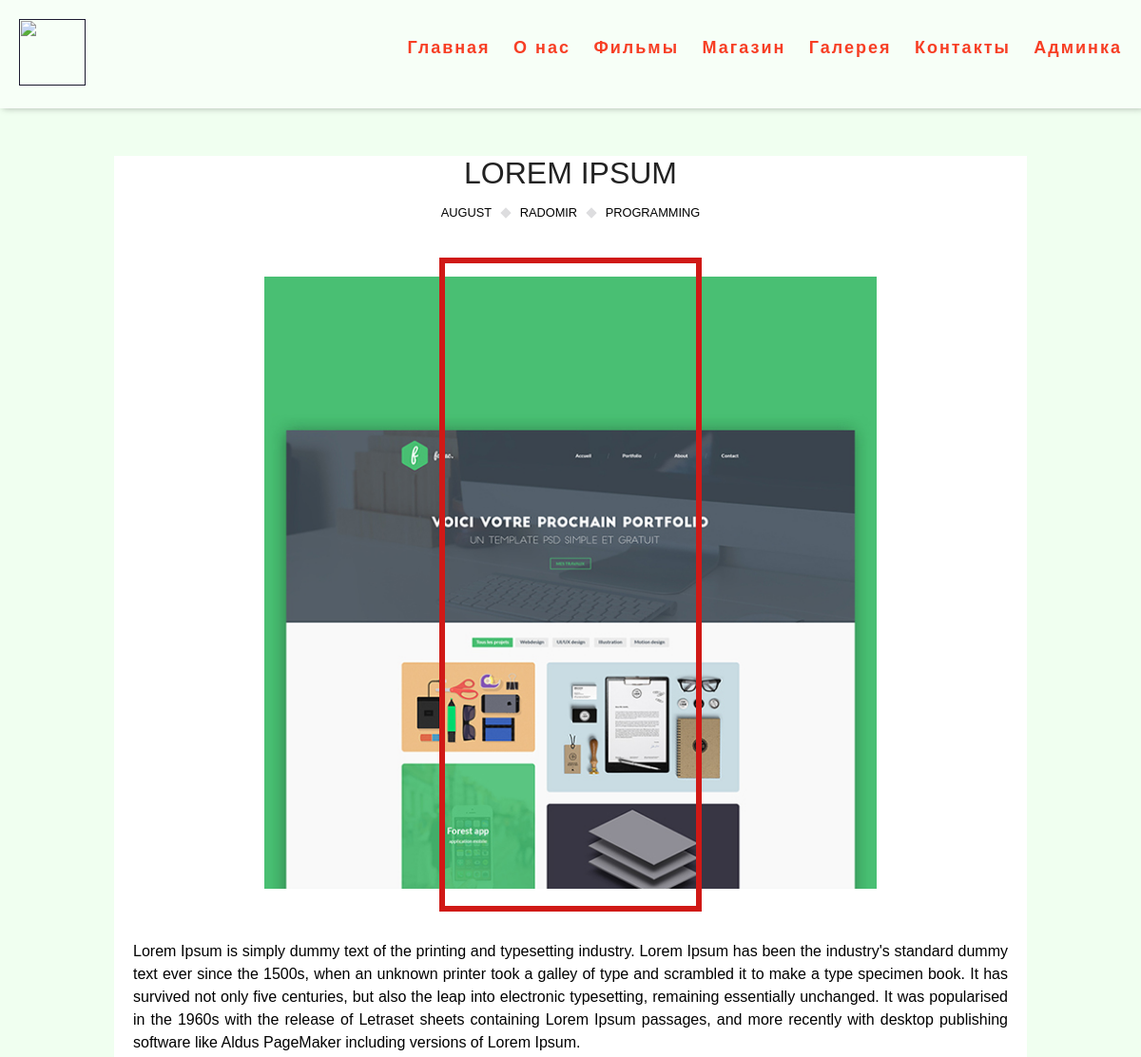
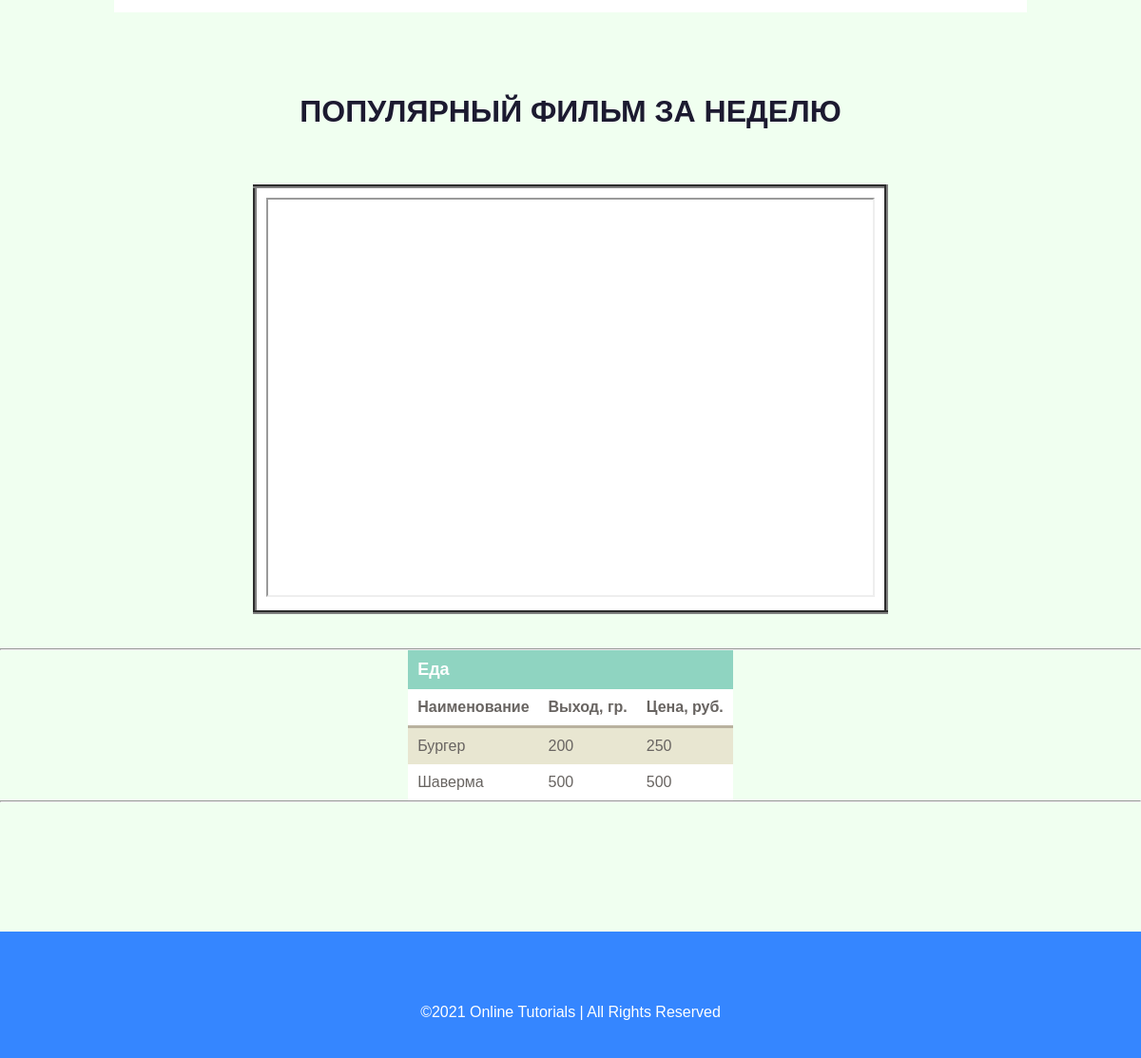
The page / on the database its author committed (2 pictures, top to bottom).
### blog/models.py (models this page shows, shortened)
class Poster(models.Model):
    title = models.CharField(max_length=100)
    month = models.CharField(max_length=20)
    name = models.CharField(max_length=20)
    education = models.CharField(max_length=20)
    image = models.ImageField(upload_to='')
    description = models.TextField()

class Film(models.Model):
    url_film = models.URLField(null=True)

class Food(models.Model):
    title_food = models.CharField(max_length=60)
    gram_food = models.IntegerField()
    cost_food = models.IntegerField()

### blog/views.py (the view)
# urls.py: path('', views.blog_view, name='home'),
def blog_view(request):
    film = models.Film.objects.all()
    post = models.Poster.objects.all()
    food = models.Food.objects.all()
    context = {
        'film': film,
        'post': post,
        'food': food
    }
    return render(request, 'index.html', context)

### templates/index.html
{% include 'header.html' %}
{% for i in post %}
<div class="container">
    <div class="post">
        <div class="post-header">
            <h1>{{i.title}}</h1>
            <div class="post-meta">
                <time datetime="2019-04-01">{{i.month}}</time>
                <span class="author">{{i.name}}</span>
                <span class="category">{{i.education}}</span>
            </div>
        </div>
        <div class="post-image">
            <img src="{{i.image.url}}">
        </div>
        <div class="post-content">
            <p>
                {{i.description}}
            </p>
        </div>
    </div>
</div>
{% endfor %}
<br><br>
<center>
	<h1>Популярный фильм за неделю</h1>
	<br>
    {% for j in film %}
	<table border="4" class="tablebg">
	<tr><td><iframe src="{{j.url_film}}" width="640" height="420">
			</iframe></td></tr>
	</table>
    {% endfor %}
</center>
<br><br>
<center>
<table>
  <caption>
    Еда
  </caption>
  <tr>
    <th>Наименование</th>
    <th>Выход, гр.</th>
    <th>Цена, руб.</th>
  </tr>
    {% for a in food %}
  <tr>
    <td>{{a.title_food}}</td><td>{{a.gram_food}}</td>
    <td>{{a.cost_food}}</td>
  </tr>
    {% endfor %}
<hr>
</table>
</center>
<hr>
<br><br>
{% include 'footer.html' %}

### templates/header.html (shortened to what this page needs)
<!DOCTYPE html>
{% load static %}
<html>
<head>
	<link rel="stylesheet" type="text/css" href="{% static 'css/style.css' %}">
</head>
<body>
<nav class="top-menu">
  <a class="navbar-logo" href=""><img src="https://e7.pngegg.com/pngimages/101/407/png-clipart-home-theater-systems-cinema-room-logo-film-delight-text-room-thumbnail.png" width="70" height="70"></a>
  <ul class="menu-main" >
    <li><a href="/">Главная</a></li>
    <li><a href="">О нас</a></li>
    <li><a href="/films/">Фильмы</a></li>
    <li><a href="">Магазин</a></li>
    <li><a href="">Галерея</a></li>
    <li><a href="">Контакты</a></li>
      <li><a href="/admin/">Админка</a></li>
  </ul>
</nav>

### templates/footer.html (shortened to what this page needs)
<footer>
    <div class="waves">
        <div class="wave" id="wave1"></div>
    </div>
    <ul class="social">
        <li><a href="#"></a></li>
        <li><a href="#"></a></li>
        <li><a href="#"><ion-icon name="logo-linkedin"><ion-icon></a></li>
        <li><a href="#"></a></li>
    </ul>
    <p>©2021 Online Tutorials | All Rights Reserved</p>
</footer>
</body>
</html>

### static/css/style.css (style rules this page uses)
body { background-color: #F0FFF0; }
.top-menu { background: rgba(255,255,255,.5); box-shadow: 3px 0 7px rgba(0,0,0,.3); padding: 20px; }
.top-menu:after { content: ""; display: table; clear: both; }
.navbar-logo { display: inline-block; }
.menu-main { list-style: none; margin: 0; padding: 0; float: right; }
.menu-main li { display: inline-block; }
.menu-main a { text-decoration: none; display: block; position: relative; line-height: 61px; padding-left: 20px; font-size: 18px; letter-spacing: 2px; font-family: 'Arimo', sans-serif; font-weight: bold; color: #F73E24; transition:.3s linear; }
.menu-main a:before { content: ""; width: 9px; height: 9px; background: #F73E24; position: absolute; left: 50%; transform: rotate(45deg) translateX(6.5px); opacity: 0; transition: .3s linear; }
.container { max-width: 960px; margin: 50px auto; padding: 0 15px; background: white; }
.post-image { margin: 20px 0; padding: 30px 0; position: relative; }
.post-image:before { content: ""; position: absolute; border: 6px solid #D01916; top: 10px; bottom: 10px; left: 35%; right: 35%; }
.post-image img { width: 100%; }
.post h1 { color: #222; font-weight: 500; margin-bottom: 15px; }
.post-meta { margin-bottom: 30px; text-align: center; text-transform: uppercase; font-size: .8em; }
time, .author { padding-right: 26px; position: relative; }
time:after, .author:after { content: ""; background: #DDDDDF; width: 8px; height: 8px; position: absolute; top: 50%; right: 7px; transform: translateY(-50%) rotate(45deg); }
p { line-height: 1.5; margin-bottom: 1em; text-align: justify; }
@media (min-width: 768px) { body { font-size: 16px; } }
@media (min-width: 768px) { .container { padding: 0 45px; } }
@media (min-width: 768px) { .post-image, .post h1 { text-align: center; } }
@media (min-width: 768px) { .post-image img { width: 70%; } }
table { font-family: "Lucida Sans Unicode", "Lucida Grande", Sans-Serif; border-collapse: collapse; color: #686461; }
caption { padding: 10px; color: white; background: #8FD4C1; font-size: 18px; text-align: left; font-weight: bold; }
th { border-bottom: 3px solid #B9B29F; padding: 10px; text-align: left; }
td { padding: 10px; }
tr:nth-child(odd) { background: white; }
tr:nth-child(even) { background: #E8E6D1; }
* { margin: 0; padding: 0; box-sizing: border-box; font-family: 'Poppins', sans-serif; }
body { display: flex; flex-direction: column; justify-content: flex-end; min-height: 100vh; }
footer { position: relative; width: 100%; padding: 20px 50px; background: #3586ff; display: flex; justify-content: center; align-items: center; flex-direction: column; margin-top: 100px; }
footer .wave { position: absolute; top: -100px; left: 0; width: 100%; height: 100px; background: url(wave.png); background-size: 1000px 100px; }
.social, .menu { position: relative; display: flex; justify-content: center; align-items: center; margin: 10px 0; flex-wrap: wrap; }
.social li, .menu li { list-style: none; }
footer p { color: #fff; text-align: center; margin-top: 15px; }
* { margin: 0; box-sizing: border-box; }
a { text-decoration: none; color: #1C1A30; }
.container { padding: 0 20px; }
h1 { margin-bottom: 40px; color: #1C1A30; text-transform: uppercase; }

### rows shown on the page
Poster: title "LOREM IPSUM", month "AUGUST", name "RADOMIR", education "PROGRAMMING", image (picture), description "Lorem Ipsum is simply dummy text of the printing and typesetting industry. Lorem Ipsum has been the industry's standard dummy text ever since the 1500s, when an unknown printer took a galley of type and scrambled it to make a type specimen book. It has survived not only five centuries, but also the leap into electronic typesetting, remaining essentially unchanged. It was popularised in the 1960s with the release of Letraset sheets containing Lorem Ipsum passages, and more recently with desktop publishing software like Aldus PageMaker including versions of Lorem Ipsum."
Food: title_food "Бургер", gram_food "200", cost_food "250"
Food: title_food "Шаверма", gram_food "500", cost_food "500"
